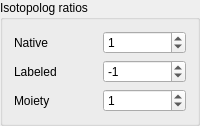
                          <widget class="QGroupBox" name="groupBox_8">
                           <property name="title">
                            <string>Isotopolog ratios</string>
                           </property>
                           <layout class="QGridLayout" name="gridLayout_47">
                            <item row="1" column="1">
                             <widget class="QSpinBox" name="calcIsoRatioNative_spinBox">
                              <property name="value">
                               <number>1</number>
                              </property>
                             </widget>
                            </item>
                            <item row="1" column="0">
                             <widget class="QLabel" name="label_70">
                              <property name="text">
                               <string>Native</string>
                              </property>
                             </widget>
                            </item>
                            <item row="2" column="0">
                             <widget class="QLabel" name="label_71">
                              <property name="text">
                               <string>Labeled</string>
                              </property>
                             </widget>
                            </item>
                            <item row="2" column="1">
                             <widget class="QSpinBox" name="calcIsoRatioLabelled_spinBox">
                              <property name="minimum">
                               <number>-99</number>
                              </property>
                              <property name="maximum">
                               <number>0</number>
                              </property>
                              <property name="singleStep">
                               <number>1</number>
                              </property>
                              <property name="value">
                               <number>-1</number>
                              </property>
                             </widget>
                            </item>
                            <item row="3" column="0">
                             <widget class="QLabel" name="label_72">
                              <property name="text">
                               <string>Moiety</string>
                              </property>
                             </widget>
                            </item>
                            <item row="3" column="1">
                             <widget class="QSpinBox" name="calcIsoRatioMoiety_spinBox">
                              <property name="value">
                               <number>1</number>
                              </property>
                             </widget>
                            </item>
                           </layout>
                          </widget>
